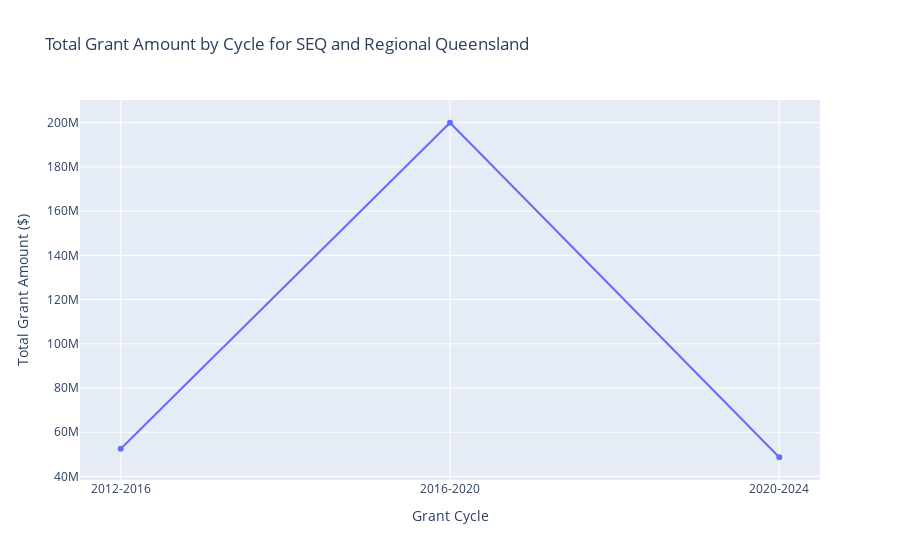

The notebook cell saved with this chart:
### Markdown cell above
## 5.Total Grant Amount by Cycle
The middle cycle (2016–2024) showed an increase in funding, maybe due to increased program activity or a government initiative. The success of this phase will depend on the outcomes and impacts realized during this period.

### Code cell
df['Region Category'] = df['Local Government /Council'].apply(classify_region)
# Filter to only include South-East Queensland and Regional Queensland
filtered_df = df[df['Region Category'].isin(['South-East Queensland', 'Regional Queensland'])]

# Define cycles
cycles = {
    '2012-2016': (2012, 2016),
    '2016-2020': (2016, 2020),
    '2020-2024': (2020, 2024)
}
# Calculate total grants per cycle for the filtered regions
cycle_data = []
for cycle_name, (start_year, end_year) in cycles.items():
        total_grant = filtered_df[(filtered_df['Year'] >= start_year) & (filtered_df['Year'] <= end_year)]['Actual Contractual Commitment ($)'].sum()
        cycle_data.append({'Cycle': cycle_name, 'Total Grant Amount ($)': total_grant})

cycle_grant = pd.DataFrame(cycle_data)
# Create the line chart
graph = px.line(cycle_grant, x='Cycle', y='Total Grant Amount ($)',
                title='Total Grant Amount by Cycle for SEQ and Regional Queensland',
                markers=True, 
                labels={'Total Grant Amount ($)': 'Total Grant Amount ($)', 'Cycle': 'Grant Cycle'})

# Update layout
graph.update_layout(xaxis_title='Grant Cycle',
                    yaxis_title='Total Grant Amount ($)',
                    xaxis=dict(tickmode='linear'))  

graph.show()

### Figure 1 — Plotly figure (JSON) as saved in the notebook; plotly's stock layout.template omitted (floating-point values rounded to 4 significant figures)
{"data": [{"hovertemplate": "Grant Cycle=%{x}<br>Total Grant Amount ($)=%{y}<extra></extra>", "legendgroup": "", "line": {"color": "#636efa", "dash": "solid"}, "marker": {"symbol": "circle"}, "mode": "markers+lines", "name": "", "orientation": "v", "showlegend": false, "type": "scatter", "x": ["2012-2016", "2016-2020", "2020-2024"], "xaxis": "x", "y": [52526884, 199985492, 48697003], "yaxis": "y"}], "layout": {"autosize": true, "legend": {"tracegroupgap": 0}, "title": {"text": "Total Grant Amount by Cycle for SEQ and Regional Queensland"}, "xaxis": {"anchor": "y", "autorange": true, "domain": [0, 1], "range": [-0.1198, 2.12], "tickmode": "linear", "title": {"text": "Grant Cycle"}, "type": "category"}, "yaxis": {"anchor": "x", "autorange": true, "domain": [0, 1], "range": [36210000.0, 212500000.0], "title": {"text": "Total Grant Amount ($)"}, "type": "linear"}}}
